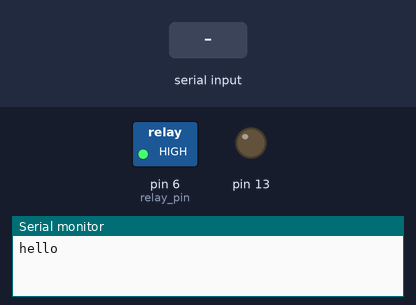
Recording of a sketch running on a simulated Arduino Uno, built with avr-gcc and run on an emulated ATmega328P. Parts: switched loads named in the sketch (green lamp = pin HIGH), output pins drawn as LEDs (lit = HIGH), the last lines printed to the serial monitor. The inputs (shaded band) are chosen by the test bench.

Above: at 1.2 s.
1.3 s: "1" received over the second serial link
At 1.7 s:
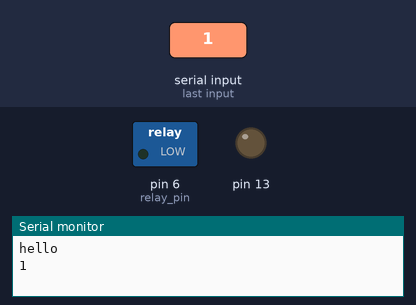
Timing chart, 0 to 4.3 s (numbered marks = the images above; inputs shaded):
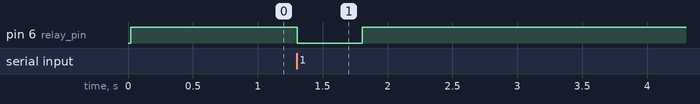

The sketch:

bluetooth_relay_door.ino
```cpp
#include <SoftwareSerial.h>
SoftwareSerial BT(10, 11);
// creates a "virtual" serial port/UART
// connect BT module TX to D10
// connect BT module RX to D11
// connect BT Vcc to 5V, GND to GND

int relay_pin = 6;
char command = '2';

void setup() {
  Serial.begin(9600);
  // set digital pin to control as an output
  pinMode(13, OUTPUT);
  // set the data rate for the SoftwareSerial port
  BT.begin(9600);
  // Send test message to other device
  BT.println("Hello from Arduino");

  pinMode(relay_pin, OUTPUT);

  digitalWrite(relay_pin, HIGH);

  Serial.println("hello");
}

void loop() {
  if (BT.available())
  // if text arrived in from BT serial...
  {
    command = (BT.read());
    if (command == '1')
    {
      BT.println("ON");
      Serial.println("1");
      digitalWrite(relay_pin, LOW);
      delay(500);
      digitalWrite(relay_pin, HIGH);
    }
    // you can add more "if" statements with other characters to add more commands
  }
}
```

Measured:
- after the input at 1.3 s, pin 6 (relay_pin): HIGH → LOW at once, → HIGH 0.50 s later
